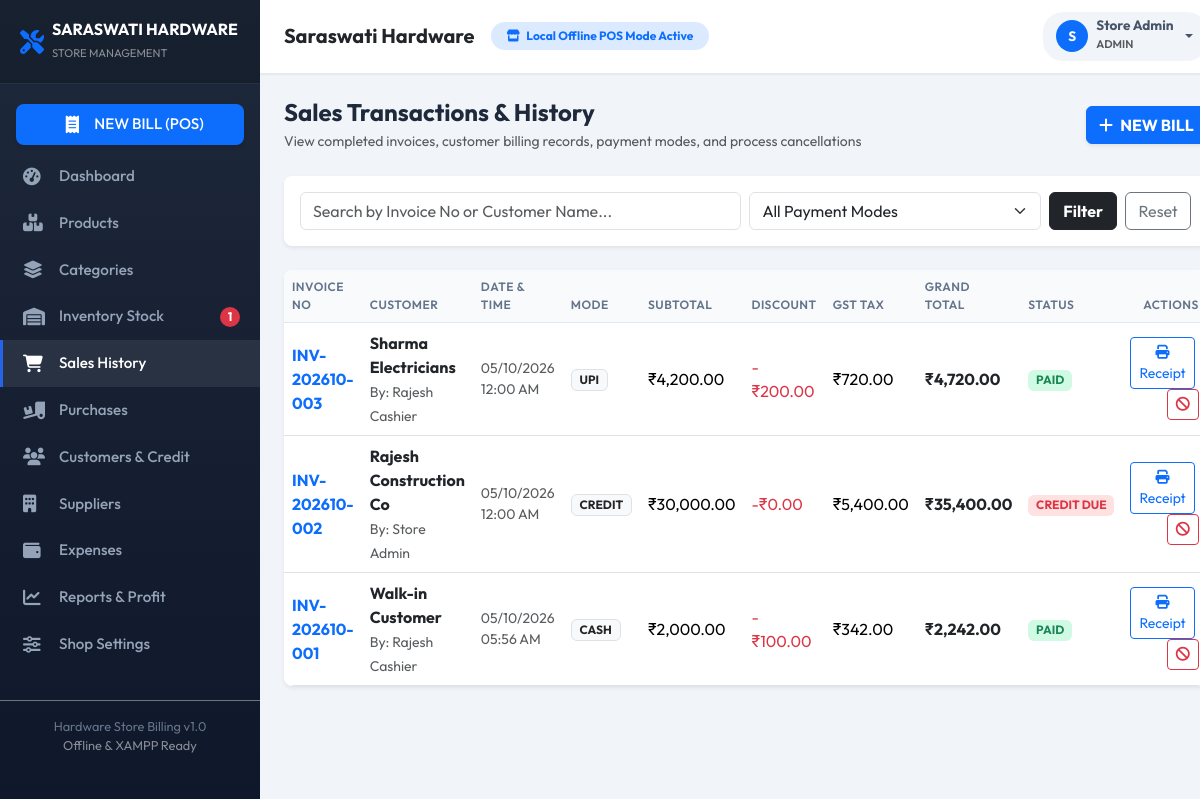
/admin/sales.php (signed in), run on an earlier commit of the app's database.
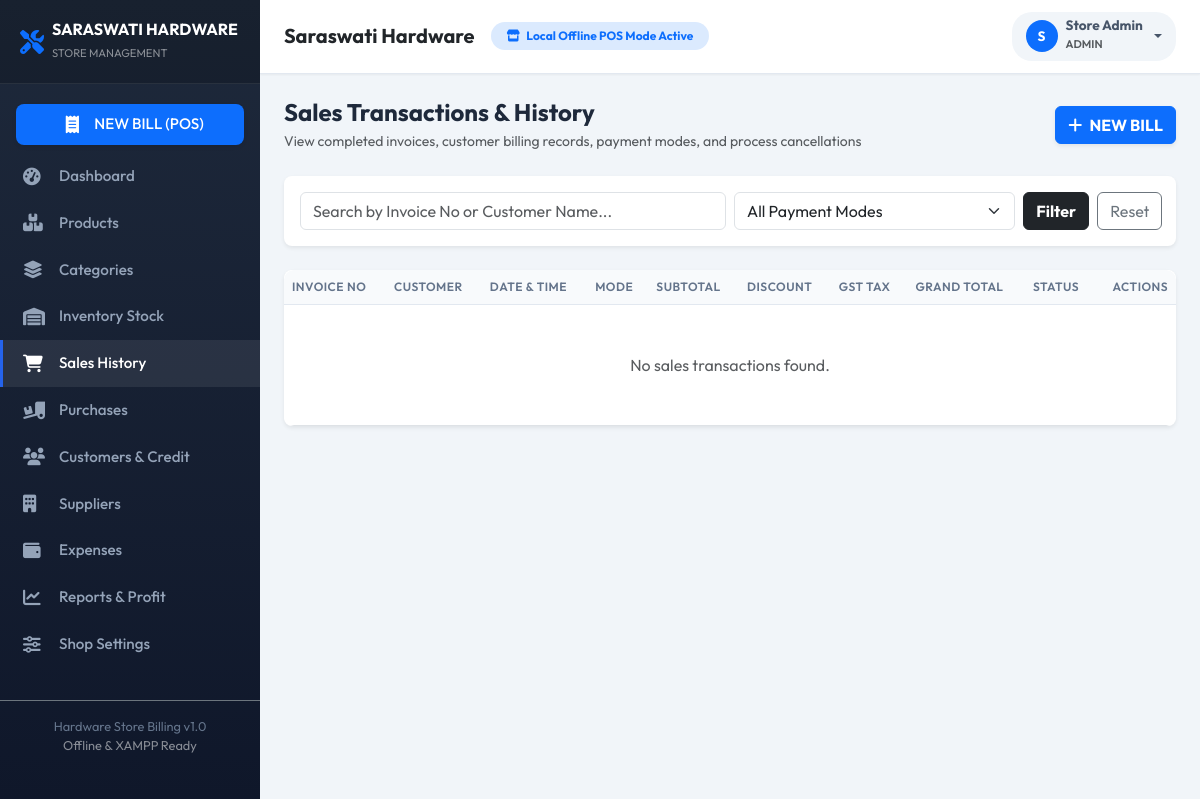
And on a later commit of the database.
### tables this page shows
CREATE TABLE IF NOT EXISTS `users` (
  `id` INT AUTO_INCREMENT PRIMARY KEY,
  `username` VARCHAR(50) NOT NULL UNIQUE,
  `email` VARCHAR(100) NOT NULL UNIQUE,
  `password` VARCHAR(255) NOT NULL,
  `role` ENUM('admin', 'staff', 'customer') NOT NULL DEFAULT 'staff',
  `name` VARCHAR(100) NOT NULL,
  `phone` VARCHAR(20) DEFAULT NULL,
  `status` TINYINT(1) DEFAULT 1,
  `created_at` DATETIME DEFAULT CURRENT_TIMESTAMP
);

CREATE TABLE IF NOT EXISTS `sales` (
  `id` INT AUTO_INCREMENT PRIMARY KEY,
  `invoice_no` VARCHAR(50) NOT NULL UNIQUE,
  `customer_id` INT DEFAULT NULL,
  `sale_type` ENUM('offline', 'online') NOT NULL DEFAULT 'offline',
  `sale_date` DATETIME NOT NULL DEFAULT CURRENT_TIMESTAMP,
  `total_amount` DECIMAL(10,2) NOT NULL DEFAULT 0.00,
  `discount_amount` DECIMAL(10,2) NOT NULL DEFAULT 0.00,
  `tax_amount` DECIMAL(10,2) NOT NULL DEFAULT 0.00,
  `grand_total` DECIMAL(10,2) NOT NULL DEFAULT 0.00,
  `paid_amount` DECIMAL(10,2) NOT NULL DEFAULT 0.00,
  `due_amount` DECIMAL(10,2) NOT NULL DEFAULT 0.00,
  `payment_mode` ENUM('cash', 'upi', 'card', 'credit') NOT NULL DEFAULT 'cash',
  `payment_status` ENUM('paid', 'partial', 'due') NOT NULL DEFAULT 'paid',
  `status` ENUM('completed', 'cancelled', 'returned') NOT NULL DEFAULT 'completed',
  `notes` TEXT DEFAULT NULL,
  `user_id` INT DEFAULT NULL,
  `created_at` DATETIME DEFAULT CURRENT_TIMESTAMP,
  FOREIGN KEY (`customer_id`) REFERENCES `customers`(`id`) ON DELETE SET NULL
);

CREATE TABLE IF NOT EXISTS `customers` (
  `id` INT AUTO_INCREMENT PRIMARY KEY,
  `name` VARCHAR(100) NOT NULL,
  `mobile` VARCHAR(20) NOT NULL,
  `email` VARCHAR(100) DEFAULT NULL,
  `address` TEXT DEFAULT NULL,
  `gst_number` VARCHAR(30) DEFAULT NULL,
  `credit_limit` DECIMAL(10,2) DEFAULT 15000.00,
  `outstanding_amount` DECIMAL(10,2) DEFAULT 0.00,
  `status` TINYINT(1) DEFAULT 1,
  `created_at` DATETIME DEFAULT CURRENT_TIMESTAMP
);

### config/database.php (called while the page is built, shortened)
<?php
function base_url($path = '') {
    $isHttps = (!empty($_SERVER['HTTPS']) && $_SERVER['HTTPS'] !== 'off') ||
               (($_SERVER['SERVER_PORT'] ?? '') == 443) ||
               (($_SERVER['HTTP_X_FORWARDED_PROTO'] ?? '') === 'https');
    $protocol = $isHttps ? "https://" : "http://";
    $rawHost = $_SERVER['HTTP_X_FORWARDED_HOST'] ?? $_SERVER['HTTP_HOST'] ?? 'localhost:8000';
    $host = trim(explode(',', $rawHost)[0]);
    $scriptDir = str_replace('\\', '/', dirname($_SERVER['SCRIPT_NAME'] ?? ''));
    $baseDir = preg_replace('#/(admin|billing|customer|auth|includes|config|api).*$#', '', $scriptDir);
    return rtrim($protocol . $host . $baseDir, '/') . '/' . ltrim($path, '/');
}
function sanitize($data) {
    return htmlspecialchars(trim($data), ENT_QUOTES, 'UTF-8');
}
function is_logged_in() {
    return isset($_SESSION['user_id']) && !empty($_SESSION['user_id']);
}
function current_user() {
    return [
        'id' => $_SESSION['user_id'] ?? null,
        'username' => $_SESSION['username'] ?? '',
        'name' => $_SESSION['name'] ?? '',
        'role' => $_SESSION['role'] ?? 'staff',
        'email' => $_SESSION['email'] ?? ''
    ];
}

### admin/sales.php (the view, shortened to what the changed rows need)
<?php
require_once __DIR__ . '/../includes/header.php';
require_once __DIR__ . '/../includes/sidebar.php';
$db = get_db();
$query = "SELECT s.*, c.name as customer_name, u.name as cashier_name FROM sales s LEFT JOIN customers c ON s.customer_id = c.id LEFT JOIN users u ON s.user_id = u.id WHERE 1=1";
$params = [];
$query .= " ORDER BY s.id DESC";
$stmt = $db->prepare($query);
$stmt->execute($params);
$sales = $stmt->fetchAll();
?>
<div id="content">
    <?php require_once __DIR__ . '/../includes/navbar.php'; ?>
    <div class="container-fluid p-4">
        <div class="card border-0 shadow-sm rounded-3 overflow-hidden">
            <div class="table-responsive">
                <table class="table table-hover align-middle mb-0 custom-table">
                    <thead>
                        <tr>
                            <th>Invoice No</th>
                            <th>Customer</th>
                            <th>Date & Time</th>
                            <th>Mode</th>
                            <th>Subtotal</th>
                            <th>Discount</th>
                            <th>GST Tax</th>
                            <th>Grand Total</th>
                            <th>Status</th>
                            <th class="text-end">Actions</th>
                        </tr>
                    </thead>
                    <tbody>
                        <?php if (empty($sales)): ?>
                            <tr><td colspan="10" class="text-center py-5 text-muted">No sales transactions found.</td></tr>
                        <?php else: ?>
                            <?php foreach ($sales as $s): ?>
                                <tr class="<?php echo $s['status'] === 'cancelled' ? 'table-secondary text-muted' : ''; ?>">
                                    <td class="fw-bold text-primary"><?php echo sanitize($s['invoice_no']); ?></td>
                                    <td>
                                        <div class="fw-bold text-dark"><?php echo sanitize($s['customer_name'] ?? 'Customer'); ?></div>
                                        <small class="text-muted">By: <?php echo sanitize($s['cashier_name'] ?? 'Staff'); ?></small>
                                    </td>
                                    <td class="small text-muted"><?php echo date('d/m/Y h:i A', strtotime($s['sale_date'])); ?></td>
                                    <td><span class="badge bg-light text-dark border text-uppercase"><?php echo sanitize($s['payment_mode']); ?></span></td>
                                    <td>₹<?php echo number_format($s['total_amount'], 2); ?></td>
                                    <td class="text-danger">-₹<?php echo number_format($s['discount_amount'], 2); ?></td>
                                    <td>₹<?php echo number_format($s['tax_amount'], 2); ?></td>
                                    <td class="fw-bold text-dark fs-6">₹<?php echo number_format($s['grand_total'], 2); ?></td>
                                    <td>
                                        <?php if ($s['status'] === 'cancelled'): ?>
                                            <span class="badge bg-secondary">CANCELLED</span>
                                        <?php elseif ($s['payment_status'] === 'paid'): ?>
                                            <span class="badge bg-success-soft text-success">PAID</span>
                                        <?php elseif ($s['payment_status'] === 'partial'): ?>
                                            <span class="badge bg-warning-soft text-warning">PARTIAL</span>
                                        <?php else: ?>
                                            <span class="badge bg-danger-soft text-danger">CREDIT DUE</span>
                                        <?php endif; ?>
                                    </td>
                                    <td class="text-end">
                                        <a href="<?php echo base_url('billing/print_invoice.php?invoice_no='.$s['invoice_no']); ?>" target="_blank" class="btn btn-sm btn-outline-primary me-1" title="Print Receipt">
                                            <i class="fa-solid fa-print"></i> Receipt
                                        </a>
                                        <?php if ($s['status'] === 'completed' && $user['role'] === 'admin'): ?>
                                            <form method="POST" action="" class="d-inline" onsubmit="return confirm('Cancel this invoice? Stock will be restored.')">
                                                <button type="submit" class="btn btn-sm btn-outline-danger" title="Cancel Sale">
                                                    <i class="fa-solid fa-ban"></i>
                                                </button>
                                            </form>
                                        <?php endif; ?>
                                    </td>
                                </tr>
                            <?php endforeach; ?>
                        <?php endif; ?>
                    </tbody>
                </table>
            </div>
        </div>
    </div>
</div>
<?php require_once __DIR__ . '/../includes/footer.php'; ?>

### includes/sidebar.php (shortened to what the changed rows need)
<?php
require_once __DIR__ . '/../config/database.php';
$user = current_user();
$currentPath = parse_url($_SERVER['REQUEST_URI'] ?? '', PHP_URL_PATH);
$currentPage = basename($currentPath ?: $_SERVER['PHP_SELF']);
$db = get_db();
$lowStockCount = 0;
try {
    $stmt = $db->query("SELECT COUNT(*) FROM products WHERE current_stock <= min_stock AND status = 1");
    $lowStockCount = $stmt->fetchColumn();
} catch (Exception $e) {
    $lowStockCount = 0;
}
?>
<nav id="sidebar" class="no-print">
    <ul class="list-unstyled components">
        <?php if ($user && ($user['role'] === 'admin' || $user['role'] === 'staff')): ?>
            <li>
                <a href="<?php echo base_url('admin/inventory.php'); ?>" class="<?php echo $currentPage == 'inventory.php' ? 'active' : ''; ?>">
                    <i class="fa-solid fa-warehouse"></i> Inventory Stock
                    <?php if ($lowStockCount > 0): ?>
                        <span class="badge bg-danger badge-stock rounded-pill"><?php echo $lowStockCount; ?></span>
                    <?php endif; ?>
                </a>
            </li>
        <?php endif; ?>
    </ul>
</nav>

### includes/navbar.php (shortened to what the changed rows need)
<?php
require_once __DIR__ . '/../config/database.php';
$user = current_user();
?>
<header class="main-navbar no-print d-flex align-items-center justify-content-between">
    <div class="d-flex align-items-center gap-3">
        <?php if ($user): ?>
            <div class="dropdown">
                <button class="btn user-badge dropdown-toggle d-flex align-items-center gap-2" type="button" data-bs-toggle="dropdown" aria-expanded="false">
                    <div class="rounded-circle bg-primary text-white d-flex align-items-center justify-content-center" style="width:32px; height:32px; font-weight:bold;">
                        <?php echo strtoupper(substr($user['name'], 0, 1)); ?>
                    </div>
                    <div class="text-start d-none d-sm-block">
                        <div class="fw-bold lh-1"><?php echo sanitize($user['name']); ?></div>
                        <small class="text-muted text-uppercase" style="font-size:0.7rem;"><?php echo sanitize($user['role']); ?></small>
                    </div>
                </button>
            </div>
        <?php else: ?>
            <a href="<?php echo base_url('auth/login.php'); ?>" class="btn btn-outline-primary btn-sm px-3">
                <i class="fa-solid fa-right-to-bracket me-1"></i> Login
            </a>
        <?php endif; ?>
    </div>
</header>

What changed in the data, as far as the page shows it:
no longer on this page (row unchanged): users: name "S", name "Store Admin"
removed sales: invoice_no "INV-202610-003", customer.name "Sharma Electricians", user.name "Rajesh Cashier", sale_date "05/10/2026 12:00 AM", payment_mode "UPI", total_amount "4,200.00", discount_amount "200.00", tax_amount "720.00", grand_total "4,720.00", status "PAID"
removed sales: invoice_no "INV-202610-002", customer.name "Rajesh Construction Co", user.name "Store Admin", sale_date "05/10/2026 12:00 AM", payment_mode "CREDIT", total_amount "30,000.00", discount_amount "0.00", tax_amount "5,400.00", grand_total "35,400.00", status "CREDIT DUE"
removed sales: invoice_no "INV-202610-001", customer.name "Walk-in Customer", user.name "Rajesh Cashier", sale_date "05/10/2026 05:56 AM", payment_mode "CASH", total_amount "2,000.00", discount_amount "100.00", tax_amount "342.00", grand_total "2,242.00", status "PAID"
Also different on the page:
substr($user['name'], 0, 1): (not shown) → "S"
$user['name']: (not shown) → "Store Admin"
$lowStockCount: "1" → (not shown)
text now shown: "No sales transactions found."
